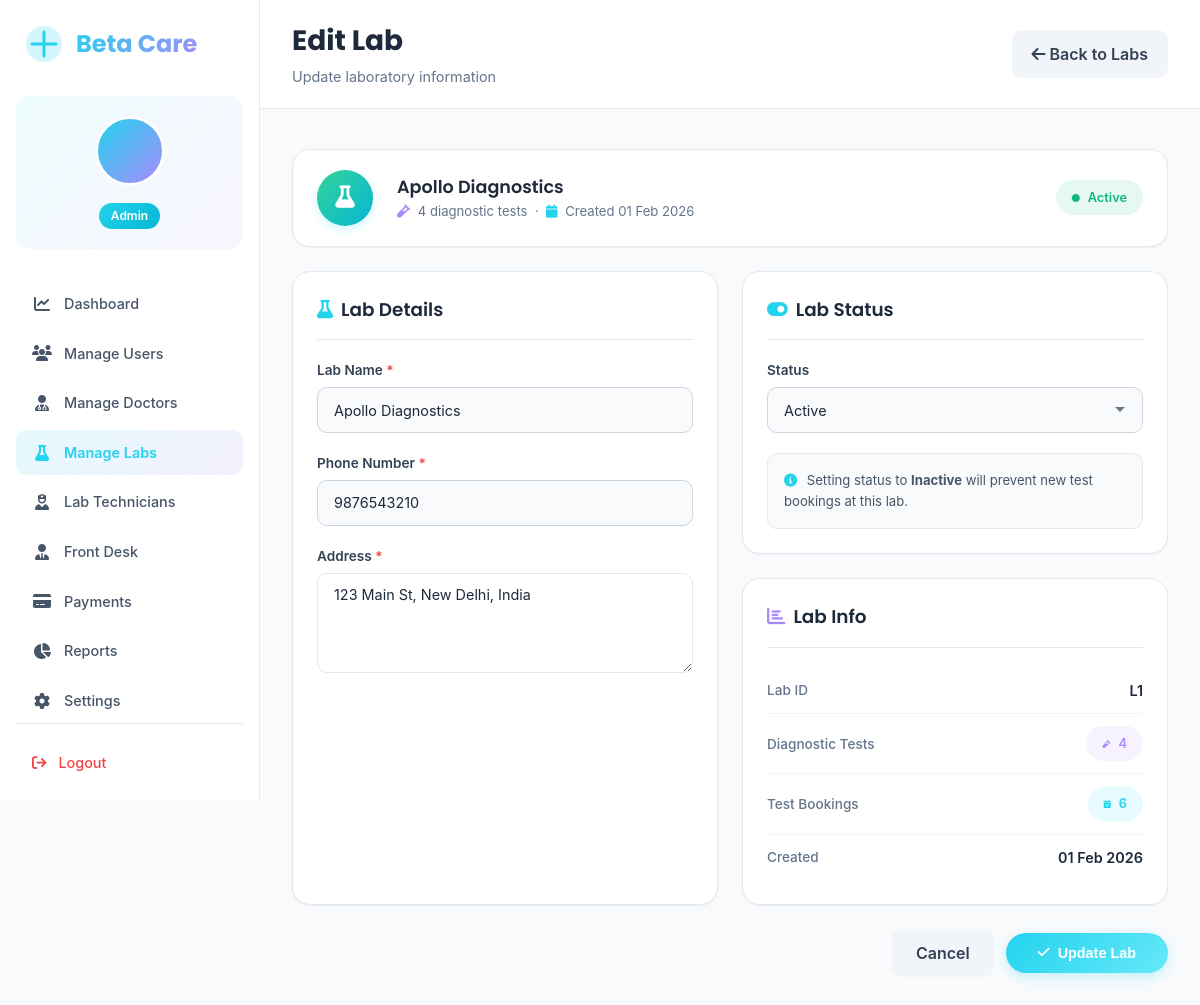
Page /dashboard/admin/labs/edit/1/ on the committed database.
### core/models.py (models this page shows)
class Lab(models.Model):
    STATUS_CHOICES = (
        ('Active', 'Active'),
        ('Inactive', 'Inactive'),
    )
    name = models.CharField(max_length=150)
    address = models.TextField()
    phone = models.CharField(max_length=15)
    status = models.CharField(
        max_length=20,
        choices=STATUS_CHOICES,
        default='Active'
    )
    created_at = models.DateTimeField(auto_now_add=True)

### core/views.py (the view, shortened to what this page needs)
# urls.py: path('dashboard/admin/labs/edit/<int:lab_id>/', views.admin_edit_lab, name='admin_edit_lab'),
def admin_edit_lab(request, lab_id):
    lab = get_object_or_404(Lab, id=lab_id)
    context = {'lab': lab}
    return render(request, 'core/dashboard/admin_edit_lab.html', context)

### core/templates/core/dashboard/admin_edit_lab.html (shortened to what this page needs)
{% load static %}
<!DOCTYPE html>
<html lang="en">
<head>
    <link href="https://cdnjs.cloudflare.com/ajax/libs/font-awesome/6.5.0/css/all.min.css" rel="stylesheet">
    <link rel="stylesheet" href="{% static 'core/css/admin.css' %}">
</head>
<body>
    <div class="medical-dashboard">
        <aside class="medical-sidebar">
            <div class="brand">
                <div class="brand-logo">
                </div>
                <span class="brand-name">Beta Care</span>
            </div>
            <div class="profile-card">
                <div class="profile-avatar-wrapper">
                    <div class="profile-avatar">
                        <div class="avatar-fallback" style="display: none;">
                        </div>
                    </div>
                </div>
                <span class="role-badge">Admin</span>
            </div>
            <nav class="sidebar-nav">
                <a href="{% url 'admin_dashboard' %}"
                    class="nav-item {% if request.resolver_match.url_name == 'admin_dashboard' %}active{% endif %}">
                    <i class="fa-solid fa-chart-line"></i>
                    <span>Dashboard</span>
                </a>
                <a href="{% url 'admin_users' %}"
                    class="nav-item {% if request.resolver_match.url_name == 'admin_users' %}active{% endif %}">
                    <i class="fa-solid fa-users"></i>
                    <span>Manage Users</span>
                </a>
                <a href="{% url 'admin_doctors' %}"
                    class="nav-item ">
                    <i class="fa-solid fa-user-doctor"></i>
                    <span>Manage Doctors</span>
                </a>
                <a href="{% url 'admin_labs' %}"
                    class="nav-item {% if request.resolver_match.url_name == 'admin_labs' or request.resolver_match.url_name == 'admin_edit_lab' %}active{% endif %}">
                    <i class="fa-solid fa-flask"></i>
                    <span>Manage Labs</span>
                </a>
                <a href="{% url 'admin_lab_technicians' %}"
                    class="nav-item {% if request.resolver_match.url_name == 'admin_lab_technicians' or request.resolver_match.url_name == 'admin_edit_technician' %}active{% endif %}">
                    <i class="fa-solid fa-user-nurse"></i>
                    <span>Lab Technicians</span>
                </a>
                <a href="{% url 'admin_frontdesk' %}"
                    class="nav-item {% if request.resolver_match.url_name == 'admin_frontdesk' or request.resolver_match.url_name == 'admin_edit_frontdesk' %}active{% endif %}">
                    <i class="fa-solid fa-user-tie"></i>
                    <span>Front Desk</span>
                </a>
                <a href="{% url 'admin_payments' %}"
                    class="nav-item {% if request.resolver_match.url_name == 'admin_payments' %}active{% endif %}">
                    <i class="fa-solid fa-credit-card"></i>
                    <span>Payments</span>
                <a href="</a{% url 'admin_reports' %}" class="nav-item">
                    <i class="fa-solid fa-chart-pie"></i>
                    <span>Reports</span>
                </a>
                <a href="{% url 'admin_settings' %}" class="nav-item">
                    <i class="fa-solid fa-gear"></i>
                    <span>Settings</span>
                </a>
            </nav>
            <div class="sidebar-footer">
                <a href="{% url 'logout' %}" class="logout-link">
                    <i class="fa-solid fa-arrow-right-from-bracket"></i>
                    <span>Logout</span>
                </a>
            </div>
        </aside>
        <main class="medical-main">
            <header class="medical-header">
                <div class="header-left">
                    <h1 class="page-title" style="font-size:1.75rem;">Edit Lab</h1>
                    <p class="page-subtitle">Update laboratory information</p>
                </div>
                <div class="header-actions">
                    <a href="{% url 'admin_labs' %}" class="btn-cancel" style="text-decoration:none;">
                        <i class="fa-solid fa-arrow-left"></i> Back to Labs
                    </a>
                </div>
            </header>
            <div class="medical-content">
                <div class="medical-table-card" style="display:flex; align-items:center; gap:var(--space-6); padding:var(--space-5) var(--space-6); margin-bottom:var(--space-6);">
                    <div class="patient-avatar" style="width:56px; height:56px; background:linear-gradient(135deg, #34d399, #06b6d4); flex-shrink:0;">
                        <i class="fa-solid fa-flask" style="font-size:1.4rem;"></i>
                    </div>
                    <div style="flex:1;">
                        <p style="font-family:var(--font-heading); font-size:1.1rem; font-weight:600; color:var(--gray-800); margin-bottom:2px;">
                            {{ lab.name }}
                        </p>
                        <p style="font-size:0.82rem; color:var(--text-medium);">
                            <i class="fa-solid fa-vial" style="color:var(--medical-purple); margin-right:4px;"></i>
                            {{ lab.diagnostictest_set.count }} diagnostic test{{ lab.diagnostictest_set.count|pluralize }}
                            &nbsp;&middot;&nbsp;
                            <i class="fa-solid fa-calendar" style="color:var(--medical-cyan); margin-right:4px;"></i>
                            Created {{ lab.created_at|date:"d M Y" }}
                        </p>
                    </div>
                    <span class="status-badge {% if lab.status == 'Active' %}status-active{% else %}status-inactive{% endif %}">
                        <i class="fa-solid fa-circle"></i>
                        {{ lab.status }}
                    </span>
                </div>
                <form method="POST">
                    <div style="display:grid; grid-template-columns:1fr 1fr; gap:var(--space-6);">
                        <div class="medical-table-card">
                            <div class="info-header" style="margin-bottom:var(--space-5); padding-bottom:var(--space-4); border-bottom:1px solid var(--gray-200);">
                                <h3><i class="fa-solid fa-flask" style="color:var(--medical-cyan); margin-right:var(--space-2);"></i>Lab Details</h3>
                            </div>
                            <div class="form-group">
                                <label class="form-label">Lab Name <span class="required">*</span></label>
                                <input type="text" name="name" class="form-input" value="{{ lab.name }}" placeholder="Lab name" required>
                            </div>
                            <div class="form-group">
                                <label class="form-label">Phone Number <span class="required">*</span></label>
                                <input type="text" name="phone" class="form-input" value="{{ lab.phone }}" placeholder="e.g. 9876543210" required>
                            </div>
                            <div class="form-group">
                                <label class="form-label">Address <span class="required">*</span></label>
                                <textarea name="address" class="form-input" placeholder="Full address" required>{{ lab.address }}</textarea>
                            </div>
                        </div>
                        <div style="display:flex; flex-direction:column; gap:var(--space-6);">
                            <div class="medical-table-card">
                                <div class="info-header" style="margin-bottom:var(--space-5); padding-bottom:var(--space-4); border-bottom:1px solid var(--gray-200);">
                                    <h3><i class="fa-solid fa-toggle-on" style="color:var(--medical-cyan); margin-right:var(--space-2);"></i>Lab Status</h3>
                                </div>
                                <div class="form-group">
                                    <label class="form-label">Status</label>
                                    <select name="status" class="form-input">
                                        <option value="Active" {% if lab.status == "Active" %}selected{% endif %}>Active</option>
                                    </select>
                                </div>
                                <div style="background:var(--gray-50); padding:var(--space-4); border-radius:var(--radius-md); border:1px solid var(--gray-200);">
                                    <p style="font-size:0.82rem; color:var(--gray-600); line-height:1.6;">
                                        <i class="fa-solid fa-info-circle" style="color:var(--medical-cyan); margin-right:6px;"></i>
                                        Setting status to <strong>Inactive</strong> will prevent new test bookings at this lab.
                                    </p>
                                </div>
                            </div>
                            <div class="medical-table-card">
                                <div class="info-header" style="margin-bottom:var(--space-5); padding-bottom:var(--space-4); border-bottom:1px solid var(--gray-200);">
                                    <h3><i class="fa-solid fa-chart-bar" style="color:var(--medical-purple); margin-right:var(--space-2);"></i>Lab Info</h3>
                                </div>
                                <div style="display:flex; justify-content:space-between; align-items:center; padding:var(--space-3) 0; border-bottom:1px solid var(--gray-100);">
                                    <span style="font-size:0.85rem; color:var(--text-medium); font-weight:500;">Lab ID</span>
                                    <span style="font-size:0.9rem; color:var(--gray-800); font-weight:600;">L{{ lab.id }}</span>
                                </div>
                                <div style="display:flex; justify-content:space-between; align-items:center; padding:var(--space-3) 0; border-bottom:1px solid var(--gray-100);">
                                    <span style="font-size:0.85rem; color:var(--text-medium); font-weight:500;">Diagnostic Tests</span>
                                    <span class="status-badge" style="background:rgba(167,139,250,0.1); color:var(--medical-purple);">
                                        <i class="fa-solid fa-vial"></i>
                                        {{ lab.diagnostictest_set.count }}
                                    </span>
                                </div>
                                <div style="display:flex; justify-content:space-between; align-items:center; padding:var(--space-3) 0; border-bottom:1px solid var(--gray-100);">
                                    <span style="font-size:0.85rem; color:var(--text-medium); font-weight:500;">Test Bookings</span>
                                    <span class="status-badge" style="background:rgba(34,211,238,0.1); color:var(--medical-cyan);">
                                        <i class="fa-solid fa-calendar-check"></i>
                                        {{ lab.testbooking_set.count }}
                                    </span>
                                </div>
                                <div style="display:flex; justify-content:space-between; align-items:center; padding:var(--space-3) 0;">
                                    <span style="font-size:0.85rem; color:var(--text-medium); font-weight:500;">Created</span>
                                    <span style="font-size:0.9rem; color:var(--gray-800); font-weight:600;">{{ lab.created_at|date:"d M Y" }}</span>
                                </div>
                            </div>
                        </div>
                    </div>
                    <div style="display:flex; align-items:center; justify-content:flex-end; gap:var(--space-3); margin-top:var(--space-6);">
                        <a href="{% url 'admin_labs' %}" class="btn-cancel" style="text-decoration:none; padding:var(--space-3) var(--space-6);">
                            Cancel
                        </a>
                        <button type="submit" class="add-btn" style="border:none; cursor:pointer; padding:var(--space-3) var(--space-8);">
                            <i class="fa-solid fa-check"></i> Update Lab
                        </button>
                    </div>
                </form>
            </div>
        </main>
    </div>
</body>
</html>

### core/templates/core/dashboard/admin_edit_lab.html (style rules this page uses)
.form-input { width: 100%; padding: var(--space-3) var(--space-4); border: 1px solid var(--gray-200); border-radius: var(--radius-md); font-size: 0.9rem; font-family: var(--font-body); background: var(--white); color: var(--gray-800); transition: var(--transition); }
.form-input::placeholder { color: var(--gray-400); }
textarea.form-input { resize: vertical; min-height: 100px; }
select.form-input { appearance: none; -webkit-appearance: none; background-repeat: no-repeat; background-position: right var(--space-4) center; padding-right: 2.5rem; cursor: pointer; }
.form-label { display: block; font-size: 0.85rem; font-weight: 600; color: var(--gray-700); margin-bottom: var(--space-2); }
.form-label .required { color: var(--error-red); }
.form-group { margin-bottom: var(--space-5); }
.form-group:last-of-type { margin-bottom: 0; }

### rows in the picture
Lab: name "Apollo Diagnostics", diagnostictest_set.count "4", created_at "01 Feb 2026", status "Active", phone "9876543210", address "123 Main St, New Delhi, India", id "1", testbooking_set.count "6"
